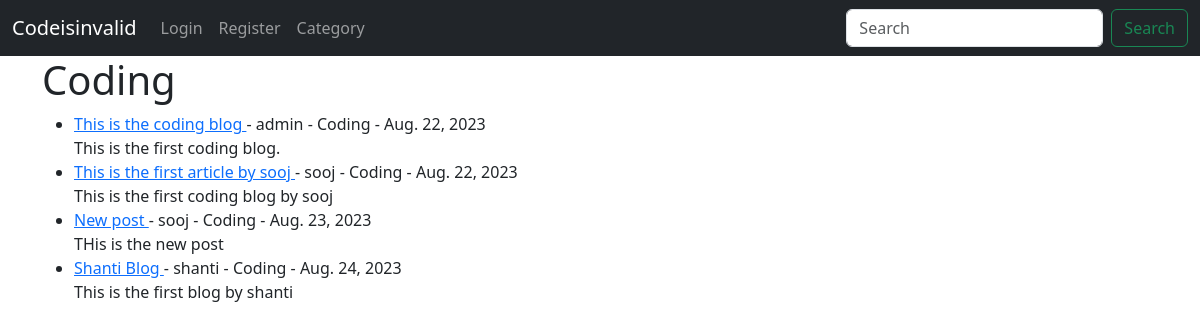
Screenshot of /category/Coding/ with the database file from the repository.
### theblog/models.py (models this page shows, shortened)
class Post(models.Model):
    title = models.CharField(max_length=255)
    title_tag = models.CharField(max_length=255, default="Codeisinvalid-Let's code valid")
    author = models.ForeignKey(User, on_delete=models.CASCADE)
    body = RichTextField(blank=True, null=True)
    post_date = models.DateField(auto_now_add=True)
    category = models.CharField(max_length=50, default='Uncategorized')
    snippet = models.CharField(max_length=200)
    likes = models.ManyToManyField(User, related_name='blog_posts')

### theblog/views.py (the view)
# urls.py: path('category/<str:cats>/',CategoryView, name='category'),
def CategoryView(request, cats):
    category_posts = Post.objects.filter(category = cats)
    return render(request, 'categories.html', {'cats': cats.title(), 'category_posts': category_posts})

### theblog/templates/categories.html (shortened to what this page needs)
{% extends 'base.html' %}
{% block content %}
{% if category_posts %}
    <h1>{{cats}}</h1>
    <ul>
        {% for post in category_posts %}
        <li>
            <a href="{%url 'article-detail' post.pk %}">{{post.title}} </a> - {{post.author}} - {{post.category}} - {{post.post_date}}
            <br>
        {{post.body|slice:":200"|safe}}
        </li>
        {% endfor %}
    </ul>
{% else %}
<h2>Sorry, this page does not exist...</h2>
{% endif %}
{% endblock content %}

### rows the page displays
Post: title "This is the coding blog", author "admin", category "Coding", post_date "Aug. 22, 2023", body "This is the first coding blog."
Post: title "This is the first article by sooj", author "sooj", category "Coding", post_date "Aug. 22, 2023", body "This is the first coding blog by sooj"
Post: title "New post", author "sooj", category "Coding", post_date "Aug. 23, 2023", body "THis is the new post"
Post: title "Shanti Blog", author "shanti", category "Coding", post_date "Aug. 24, 2023", body "This is the first blog by shanti"

### other values shown
{{ cats }} "Coding"
